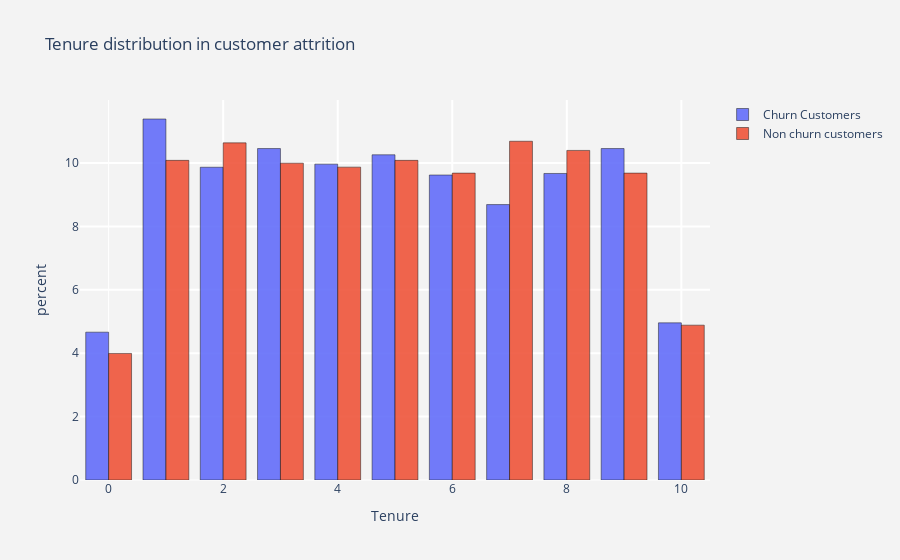

Notebook code cell kept with this figure:
### Code cell
# Calling the function for plotting the histogram for tenure column 
hist_visulalization(num_columns[2])

### Figure 1 — Plotly figure (JSON) as saved in the notebook; plotly's stock layout.template omitted (floating-point values rounded to 4 significant figures; data arrays with more than 128 entries replaced by an {"elided": "..."} marker saying what was removed)
{"data": [{"histnorm": "percent", "marker": {"line": {"color": "black", "width": 0.5}}, "name": "Churn Customers", "opacity": 0.9, "type": "histogram", "x": {"elided": "2037 int values"}}, {"histnorm": "percent", "marker": {"line": {"color": "black", "width": 0.5}}, "name": "Non churn customers", "opacity": 0.9, "type": "histogram", "x": {"elided": "7963 int values"}}], "layout": {"paper_bgcolor": "rgb(243,243,243)", "plot_bgcolor": "rgb(243,243,243)", "title": {"text": "Tenure distribution in customer attrition "}, "xaxis": {"gridcolor": "rgb(256, 256, 256)", "gridwidth": 2, "ticklen": 5, "title": {"text": "Tenure"}, "zerolinewidth": 1}, "yaxis": {"gridcolor": "rgb(255, 255, 255)", "gridwidth": 2, "ticklen": 5, "title": {"text": "percent"}, "zerolinewidth": 1}}}
